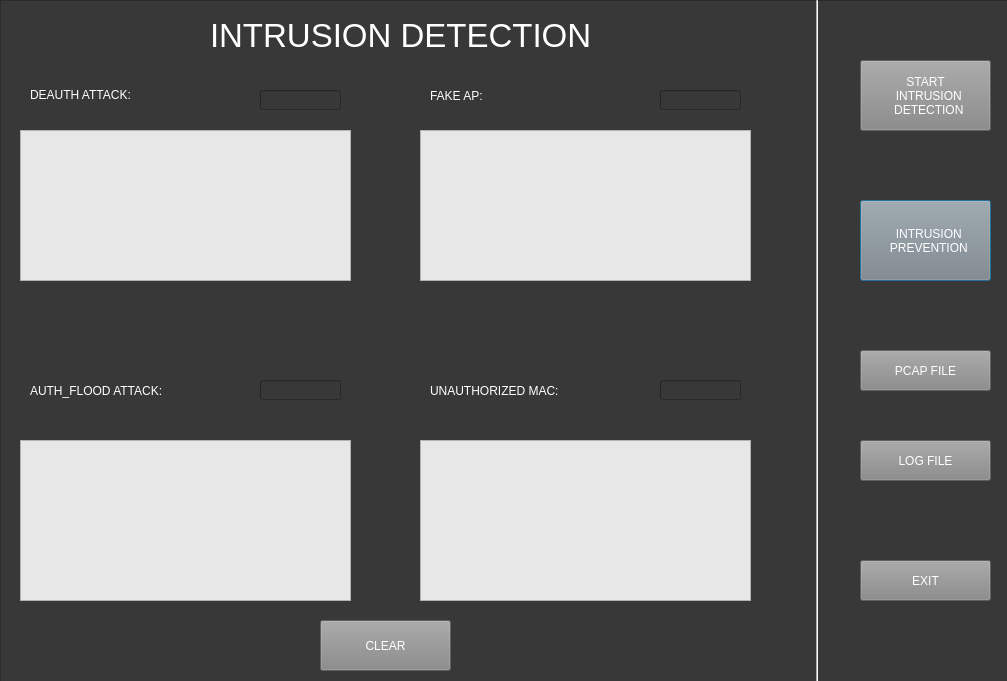
<?xml version="1.0" encoding="UTF-8"?>
<ui version="4.0">
 <class>Dialog</class>
 <widget class="QDialog" name="Dialog">
  <property name="geometry">
   <rect>
    <x>0</x>
    <y>0</y>
    <width>1007</width>
    <height>681</height>
   </rect>
  </property>
  <property name="windowTitle">
   <string>Dialog</string>
  </property>
  <widget class="QFrame" name="IDS_frame">
   <property name="geometry">
    <rect>
     <x>0</x>
     <y>0</y>
     <width>1021</width>
     <height>691</height>
    </rect>
   </property>
   <property name="styleSheet">
    <string notr="true">background-color: rgb(56, 56, 56);</string>
   </property>
   <property name="frameShape">
    <enum>QFrame::StyledPanel</enum>
   </property>
   <property name="frameShadow">
    <enum>QFrame::Raised</enum>
   </property>
   <widget class="QProgressBar" name="Dprogress">
    <property name="geometry">
     <rect>
      <x>260</x>
      <y>90</y>
      <width>81</width>
      <height>20</height>
     </rect>
    </property>
    <property name="styleSheet">
     <string notr="true">color: rgb(255, 0, 0);</string>
    </property>
    <property name="value">
     <number>0</number>
    </property>
    <property name="alignment">
     <set>Qt::AlignRight|Qt::AlignTrailing|Qt::AlignVCenter</set>
    </property>
    <property name="textVisible">
     <bool>false</bool>
    </property>
    <property name="format">
     <string/>
    </property>
   </widget>
   <widget class="QProgressBar" name="Aprogress">
    <property name="geometry">
     <rect>
      <x>260</x>
      <y>380</y>
      <width>81</width>
      <height>20</height>
     </rect>
    </property>
    <property name="autoFillBackground">
     <bool>false</bool>
    </property>
    <property name="styleSheet">
     <string notr="true"/>
    </property>
    <property name="value">
     <number>0</number>
    </property>
    <property name="alignment">
     <set>Qt::AlignCenter</set>
    </property>
    <property name="textVisible">
     <bool>false</bool>
    </property>
    <property name="orientation">
     <enum>Qt::Horizontal</enum>
    </property>
    <property name="invertedAppearance">
     <bool>false</bool>
    </property>
    <property name="textDirection">
     <enum>QProgressBar::TopToBottom</enum>
    </property>
    <property name="format">
     <string/>
    </property>
   </widget>
   <widget class="QPushButton" name="ip_pushbutton">
    <property name="geometry">
     <rect>
      <x>860</x>
      <y>200</y>
      <width>131</width>
      <height>81</height>
     </rect>
    </property>
    <property name="styleSheet">
     <string notr="true">color: rgb(255, 255, 255);
background-color: rgb(135, 135, 135);</string>
    </property>
    <property name="text">
     <string>  INTRUSION
  PREVENTION</string>
    </property>
   </widget>
   <widget class="QLabel" name="Fakeap_label">
    <property name="geometry">
     <rect>
      <x>430</x>
      <y>80</y>
      <width>121</width>
      <height>31</height>
     </rect>
    </property>
    <property name="styleSheet">
     <string notr="true">color: rgb(255, 255, 255);
</string>
    </property>
    <property name="text">
     <string>FAKE AP:</string>
    </property>
   </widget>
   <widget class="QProgressBar" name="Fprogress">
    <property name="geometry">
     <rect>
      <x>660</x>
      <y>90</y>
      <width>81</width>
      <height>20</height>
     </rect>
    </property>
    <property name="value">
     <number>0</number>
    </property>
    <property name="alignment">
     <set>Qt::AlignCenter</set>
    </property>
    <property name="textVisible">
     <bool>false</bool>
    </property>
    <property name="format">
     <string/>
    </property>
   </widget>
   <widget class="QLabel" name="Deauth_label">
    <property name="geometry">
     <rect>
      <x>30</x>
      <y>80</y>
      <width>161</width>
      <height>31</height>
     </rect>
    </property>
    <property name="styleSheet">
     <string notr="true">color: rgb(255, 255, 255);

</string>
    </property>
    <property name="text">
     <string>&lt;html&gt;&lt;head/&gt;&lt;body&gt;&lt;p&gt;DEAUTH ATTACK:&lt;/p&gt;&lt;/body&gt;&lt;/html&gt;</string>
    </property>
   </widget>
   <widget class="QPushButton" name="pcap_pushbutton">
    <property name="geometry">
     <rect>
      <x>860</x>
      <y>350</y>
      <width>131</width>
      <height>41</height>
     </rect>
    </property>
    <property name="styleSheet">
     <string notr="true">color: rgb(255, 255, 255);
background-color: rgb(135, 135, 135);</string>
    </property>
    <property name="text">
     <string>PCAP FILE</string>
    </property>
   </widget>
   <widget class="QPushButton" name="exit_pushbutton">
    <property name="geometry">
     <rect>
      <x>860</x>
      <y>560</y>
      <width>131</width>
      <height>41</height>
     </rect>
    </property>
    <property name="styleSheet">
     <string notr="true">color: rgb(255, 255, 255);
background-color: rgb(135, 135, 135);</string>
    </property>
    <property name="text">
     <string>EXIT</string>
    </property>
   </widget>
   <widget class="Line" name="line">
    <property name="geometry">
     <rect>
      <x>816</x>
      <y>0</y>
      <width>2</width>
      <height>681</height>
     </rect>
    </property>
    <property name="font">
     <font>
      <pointsize>5</pointsize>
     </font>
    </property>
    <property name="styleSheet">
     <string notr="true">background-color: rgb(255, 255, 255);</string>
    </property>
    <property name="orientation">
     <enum>Qt::Vertical</enum>
    </property>
   </widget>
   <widget class="QLabel" name="Auth_label">
    <property name="geometry">
     <rect>
      <x>30</x>
      <y>370</y>
      <width>171</width>
      <height>41</height>
     </rect>
    </property>
    <property name="styleSheet">
     <string notr="true">color: rgb(255, 255, 255);
</string>
    </property>
    <property name="text">
     <string>AUTH_FLOOD ATTACK:</string>
    </property>
   </widget>
   <widget class="QPushButton" name="id_pushbutton">
    <property name="geometry">
     <rect>
      <x>860</x>
      <y>60</y>
      <width>131</width>
      <height>71</height>
     </rect>
    </property>
    <property name="styleSheet">
     <string notr="true">color: rgb(255, 255, 255);
background-color: rgb(135, 135, 135);</string>
    </property>
    <property name="text">
     <string>START
  INTRUSION
  DETECTION</string>
    </property>
   </widget>
   <widget class="QProgressBar" name="Uprogress">
    <property name="geometry">
     <rect>
      <x>660</x>
      <y>380</y>
      <width>81</width>
      <height>20</height>
     </rect>
    </property>
    <property name="autoFillBackground">
     <bool>false</bool>
    </property>
    <property name="value">
     <number>0</number>
    </property>
    <property name="alignment">
     <set>Qt::AlignCenter</set>
    </property>
    <property name="textVisible">
     <bool>false</bool>
    </property>
    <property name="orientation">
     <enum>Qt::Horizontal</enum>
    </property>
    <property name="invertedAppearance">
     <bool>false</bool>
    </property>
    <property name="textDirection">
     <enum>QProgressBar::TopToBottom</enum>
    </property>
    <property name="format">
     <string/>
    </property>
   </widget>
   <widget class="QLabel" name="Mac_label_2">
    <property name="geometry">
     <rect>
      <x>430</x>
      <y>370</y>
      <width>201</width>
      <height>41</height>
     </rect>
    </property>
    <property name="styleSheet">
     <string notr="true">color: rgb(255, 255, 255);
</string>
    </property>
    <property name="text">
     <string>UNAUTHORIZED MAC:</string>
    </property>
   </widget>
   <widget class="QTextEdit" name="D_textEdit">
    <property name="geometry">
     <rect>
      <x>20</x>
      <y>130</y>
      <width>331</width>
      <height>151</height>
     </rect>
    </property>
    <property name="styleSheet">
     <string notr="true">background-color: rgb(231, 231, 231);
color: rgb(255, 0, 0);</string>
    </property>
   </widget>
   <widget class="QTextEdit" name="F_textEdit">
    <property name="geometry">
     <rect>
      <x>420</x>
      <y>130</y>
      <width>331</width>
      <height>151</height>
     </rect>
    </property>
    <property name="styleSheet">
     <string notr="true">background-color: rgb(231, 231, 231);
color: rgb(255, 0, 0);</string>
    </property>
   </widget>
   <widget class="QTextEdit" name="A_textEdit">
    <property name="geometry">
     <rect>
      <x>20</x>
      <y>440</y>
      <width>331</width>
      <height>161</height>
     </rect>
    </property>
    <property name="styleSheet">
     <string notr="true">background-color: rgb(231, 231, 231);
color: rgb(255, 0, 0);</string>
    </property>
   </widget>
   <widget class="QTextEdit" name="U_textEdit">
    <property name="geometry">
     <rect>
      <x>420</x>
      <y>440</y>
      <width>331</width>
      <height>161</height>
     </rect>
    </property>
    <property name="styleSheet">
     <string notr="true">background-color: rgb(231, 231, 231);
color: rgb(255, 0, 0);</string>
    </property>
   </widget>
   <widget class="QPushButton" name="log_pushbutton">
    <property name="geometry">
     <rect>
      <x>860</x>
      <y>440</y>
      <width>131</width>
      <height>41</height>
     </rect>
    </property>
    <property name="styleSheet">
     <string notr="true">color: rgb(255, 255, 255);
background-color: rgb(135, 135, 135);</string>
    </property>
    <property name="text">
     <string>LOG FILE</string>
    </property>
   </widget>
   <widget class="QLabel" name="label">
    <property name="geometry">
     <rect>
      <x>210</x>
      <y>10</y>
      <width>391</width>
      <height>51</height>
     </rect>
    </property>
    <property name="font">
     <font>
      <family>Cantarell</family>
      <pointsize>25</pointsize>
      <weight>9</weight>
      <italic>false</italic>
      <bold>false</bold>
     </font>
    </property>
    <property name="styleSheet">
     <string notr="true">color: rgb(255, 255, 255);
font: 75 25pt &quot;Cantarell&quot;;</string>
    </property>
    <property name="text">
     <string>INTRUSION DETECTION</string>
    </property>
   </widget>
   <widget class="QPushButton" name="clearButton">
    <property name="geometry">
     <rect>
      <x>320</x>
      <y>620</y>
      <width>131</width>
      <height>51</height>
     </rect>
    </property>
    <property name="layoutDirection">
     <enum>Qt::LeftToRight</enum>
    </property>
    <property name="autoFillBackground">
     <bool>false</bool>
    </property>
    <property name="styleSheet">
     <string notr="true">color: rgb(255, 255, 255);
background-color: rgb(135, 135, 135);</string>
    </property>
    <property name="text">
     <string>CLEAR</string>
    </property>
   </widget>
  </widget>
 </widget>
 <resources/>
 <connections/>
</ui>
